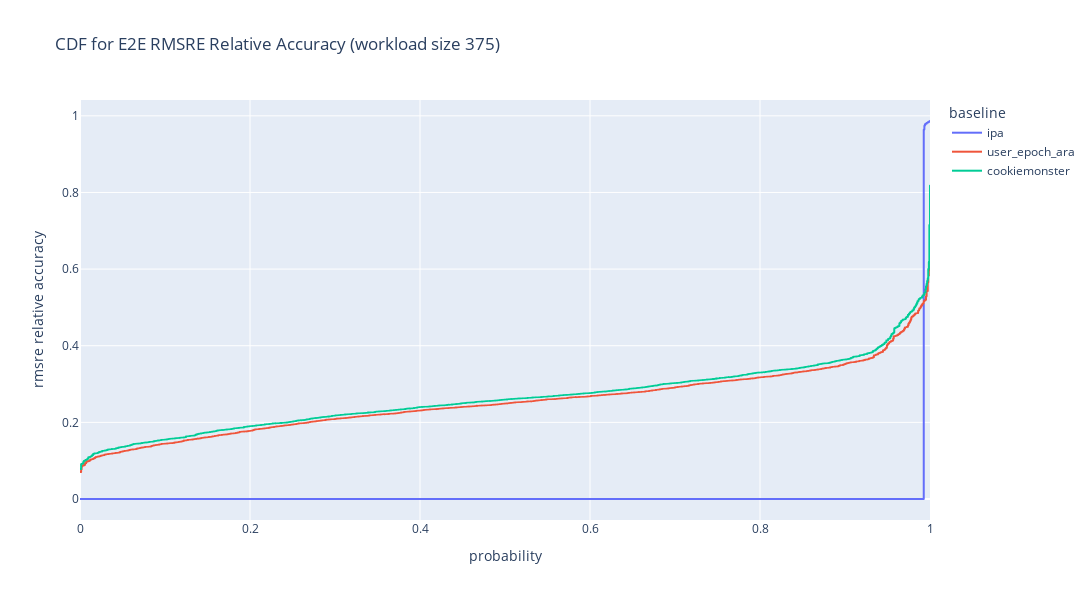
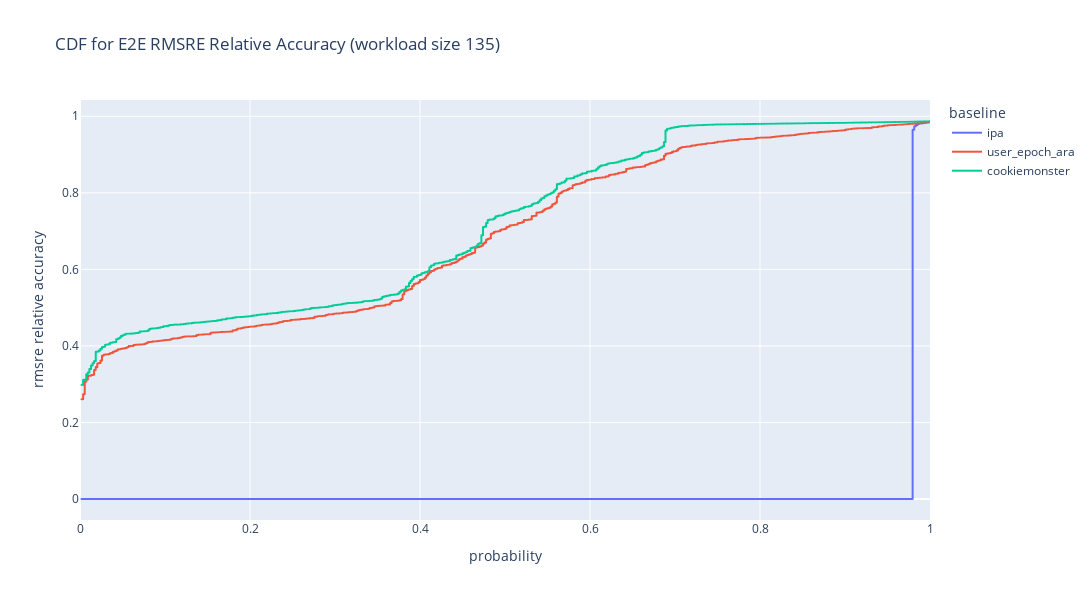
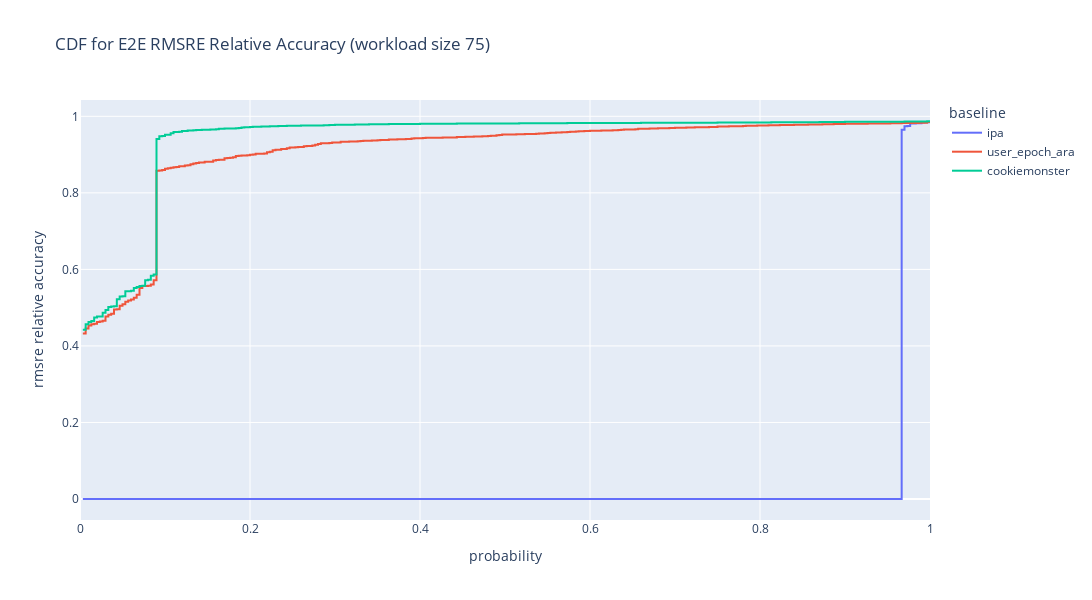
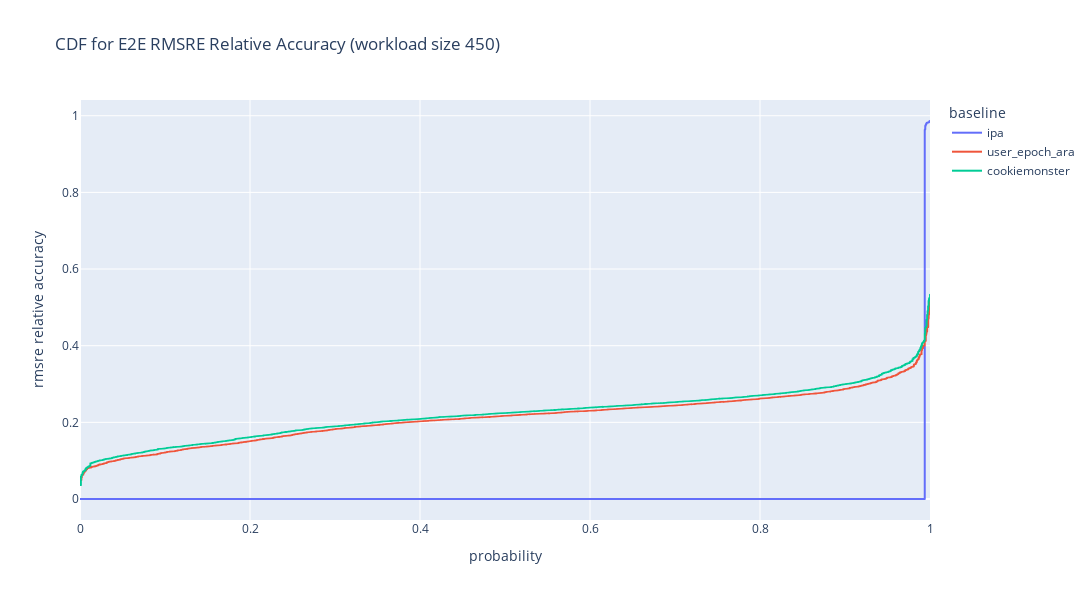

The notebook cell saved with these charts, in order:
### Code cell
for workload_size in results.requested_workload_size.unique():
    print(workload_size)
    fig = plot_cdf_accuracy(
        df=results,
        workload_size=workload_size,
        by_destination=False,
        log_y=False,
    )
    fig.write_image(f"e2e_rmsre_rel_acc_ws_{workload_size}.png")

### Figure 1 — Plotly figure (JSON) as saved in the notebook; plotly's stock layout.template omitted (floating-point values rounded to 4 significant figures; data arrays with more than 128 entries replaced by an {"elided": "..."} marker saying what was removed)
{"data": [{"hovertemplate": "baseline=ipa<br>probability=%{x}<br>rmsre_accuracies=%{y}<extra></extra>", "legendgroup": "ipa", "line": {"dash": "solid", "shape": "hv"}, "marker": {"color": "#636efa", "symbol": "circle"}, "mode": "lines", "name": "ipa", "showlegend": true, "type": "scattergl", "x": {"elided": "1500 float values"}, "xaxis": "x", "y": {"elided": "1500 float values"}, "yaxis": "y"}, {"hovertemplate": "baseline=user_epoch_ara<br>probability=%{x}<br>rmsre_accuracies=%{y}<extra></extra>", "legendgroup": "user_epoch_ara", "line": {"dash": "solid", "shape": "hv"}, "marker": {"color": "#EF553B", "symbol": "circle"}, "mode": "lines", "name": "user_epoch_ara", "showlegend": true, "type": "scattergl", "x": {"elided": "1500 float values"}, "xaxis": "x", "y": {"elided": "1500 float values"}, "yaxis": "y"}, {"hovertemplate": "baseline=cookiemonster<br>probability=%{x}<br>rmsre_accuracies=%{y}<extra></extra>", "legendgroup": "cookiemonster", "line": {"dash": "solid", "shape": "hv"}, "marker": {"color": "#00cc96", "symbol": "circle"}, "mode": "lines", "name": "cookiemonster", "showlegend": true, "type": "scattergl", "x": {"elided": "1500 float values"}, "xaxis": "x", "y": {"elided": "1500 float values"}, "yaxis": "y"}], "layout": {"height": 600, "legend": {"title": {"text": "baseline"}, "tracegroupgap": 0}, "title": {"text": "CDF for E2E RMSRE Relative Accuracy (workload size 375)"}, "width": 1100, "xaxis": {"anchor": "y", "domain": [0, 1], "rangemode": "tozero", "title": {"text": "probability"}}, "yaxis": {"anchor": "x", "domain": [0, 1], "title": {"text": "rmsre relative accuracy"}}}}

### Figure 2 — Plotly figure (JSON) as saved in the notebook; plotly's stock layout.template omitted (floating-point values rounded to 4 significant figures; data arrays with more than 128 entries replaced by an {"elided": "..."} marker saying what was removed)
{"data": [{"hovertemplate": "baseline=ipa<br>probability=%{x}<br>rmsre_accuracies=%{y}<extra></extra>", "legendgroup": "ipa", "line": {"dash": "solid", "shape": "hv"}, "marker": {"color": "#636efa", "symbol": "circle"}, "mode": "lines", "name": "ipa", "showlegend": true, "type": "scattergl", "x": {"elided": "540 float values"}, "xaxis": "x", "y": {"elided": "540 float values"}, "yaxis": "y"}, {"hovertemplate": "baseline=user_epoch_ara<br>probability=%{x}<br>rmsre_accuracies=%{y}<extra></extra>", "legendgroup": "user_epoch_ara", "line": {"dash": "solid", "shape": "hv"}, "marker": {"color": "#EF553B", "symbol": "circle"}, "mode": "lines", "name": "user_epoch_ara", "showlegend": true, "type": "scattergl", "x": {"elided": "540 float values"}, "xaxis": "x", "y": {"elided": "540 float values"}, "yaxis": "y"}, {"hovertemplate": "baseline=cookiemonster<br>probability=%{x}<br>rmsre_accuracies=%{y}<extra></extra>", "legendgroup": "cookiemonster", "line": {"dash": "solid", "shape": "hv"}, "marker": {"color": "#00cc96", "symbol": "circle"}, "mode": "lines", "name": "cookiemonster", "showlegend": true, "type": "scattergl", "x": {"elided": "540 float values"}, "xaxis": "x", "y": {"elided": "540 float values"}, "yaxis": "y"}], "layout": {"height": 600, "legend": {"title": {"text": "baseline"}, "tracegroupgap": 0}, "title": {"text": "CDF for E2E RMSRE Relative Accuracy (workload size 135)"}, "width": 1100, "xaxis": {"anchor": "y", "domain": [0, 1], "rangemode": "tozero", "title": {"text": "probability"}}, "yaxis": {"anchor": "x", "domain": [0, 1], "title": {"text": "rmsre relative accuracy"}}}}

### Figure 3 — Plotly figure (JSON) as saved in the notebook; plotly's stock layout.template omitted (floating-point values rounded to 4 significant figures; data arrays with more than 128 entries replaced by an {"elided": "..."} marker saying what was removed)
{"data": [{"hovertemplate": "baseline=ipa<br>probability=%{x}<br>rmsre_accuracies=%{y}<extra></extra>", "legendgroup": "ipa", "line": {"dash": "solid", "shape": "hv"}, "marker": {"color": "#636efa", "symbol": "circle"}, "mode": "lines", "name": "ipa", "orientation": "h", "showlegend": true, "type": "scatter", "x": {"elided": "300 float values"}, "xaxis": "x", "y": {"elided": "300 float values"}, "yaxis": "y"}, {"hovertemplate": "baseline=user_epoch_ara<br>probability=%{x}<br>rmsre_accuracies=%{y}<extra></extra>", "legendgroup": "user_epoch_ara", "line": {"dash": "solid", "shape": "hv"}, "marker": {"color": "#EF553B", "symbol": "circle"}, "mode": "lines", "name": "user_epoch_ara", "orientation": "h", "showlegend": true, "type": "scatter", "x": {"elided": "300 float values"}, "xaxis": "x", "y": {"elided": "300 float values"}, "yaxis": "y"}, {"hovertemplate": "baseline=cookiemonster<br>probability=%{x}<br>rmsre_accuracies=%{y}<extra></extra>", "legendgroup": "cookiemonster", "line": {"dash": "solid", "shape": "hv"}, "marker": {"color": "#00cc96", "symbol": "circle"}, "mode": "lines", "name": "cookiemonster", "orientation": "h", "showlegend": true, "type": "scatter", "x": {"elided": "300 float values"}, "xaxis": "x", "y": {"elided": "300 float values"}, "yaxis": "y"}], "layout": {"height": 600, "legend": {"title": {"text": "baseline"}, "tracegroupgap": 0}, "title": {"text": "CDF for E2E RMSRE Relative Accuracy (workload size 75)"}, "width": 1100, "xaxis": {"anchor": "y", "domain": [0, 1], "rangemode": "tozero", "title": {"text": "probability"}}, "yaxis": {"anchor": "x", "domain": [0, 1], "title": {"text": "rmsre relative accuracy"}}}}

### Figure 4 — Plotly figure (JSON) as saved in the notebook; plotly's stock layout.template omitted (floating-point values rounded to 4 significant figures; data arrays with more than 128 entries replaced by an {"elided": "..."} marker saying what was removed)
{"data": [{"hovertemplate": "baseline=ipa<br>probability=%{x}<br>rmsre_accuracies=%{y}<extra></extra>", "legendgroup": "ipa", "line": {"dash": "solid", "shape": "hv"}, "marker": {"color": "#636efa", "symbol": "circle"}, "mode": "lines", "name": "ipa", "showlegend": true, "type": "scattergl", "x": {"elided": "1800 float values"}, "xaxis": "x", "y": {"elided": "1800 float values"}, "yaxis": "y"}, {"hovertemplate": "baseline=user_epoch_ara<br>probability=%{x}<br>rmsre_accuracies=%{y}<extra></extra>", "legendgroup": "user_epoch_ara", "line": {"dash": "solid", "shape": "hv"}, "marker": {"color": "#EF553B", "symbol": "circle"}, "mode": "lines", "name": "user_epoch_ara", "showlegend": true, "type": "scattergl", "x": {"elided": "1800 float values"}, "xaxis": "x", "y": {"elided": "1800 float values"}, "yaxis": "y"}, {"hovertemplate": "baseline=cookiemonster<br>probability=%{x}<br>rmsre_accuracies=%{y}<extra></extra>", "legendgroup": "cookiemonster", "line": {"dash": "solid", "shape": "hv"}, "marker": {"color": "#00cc96", "symbol": "circle"}, "mode": "lines", "name": "cookiemonster", "showlegend": true, "type": "scattergl", "x": {"elided": "1800 float values"}, "xaxis": "x", "y": {"elided": "1800 float values"}, "yaxis": "y"}], "layout": {"height": 600, "legend": {"title": {"text": "baseline"}, "tracegroupgap": 0}, "title": {"text": "CDF for E2E RMSRE Relative Accuracy (workload size 450)"}, "width": 1100, "xaxis": {"anchor": "y", "domain": [0, 1], "rangemode": "tozero", "title": {"text": "probability"}}, "yaxis": {"anchor": "x", "domain": [0, 1], "title": {"text": "rmsre relative accuracy"}}}}
